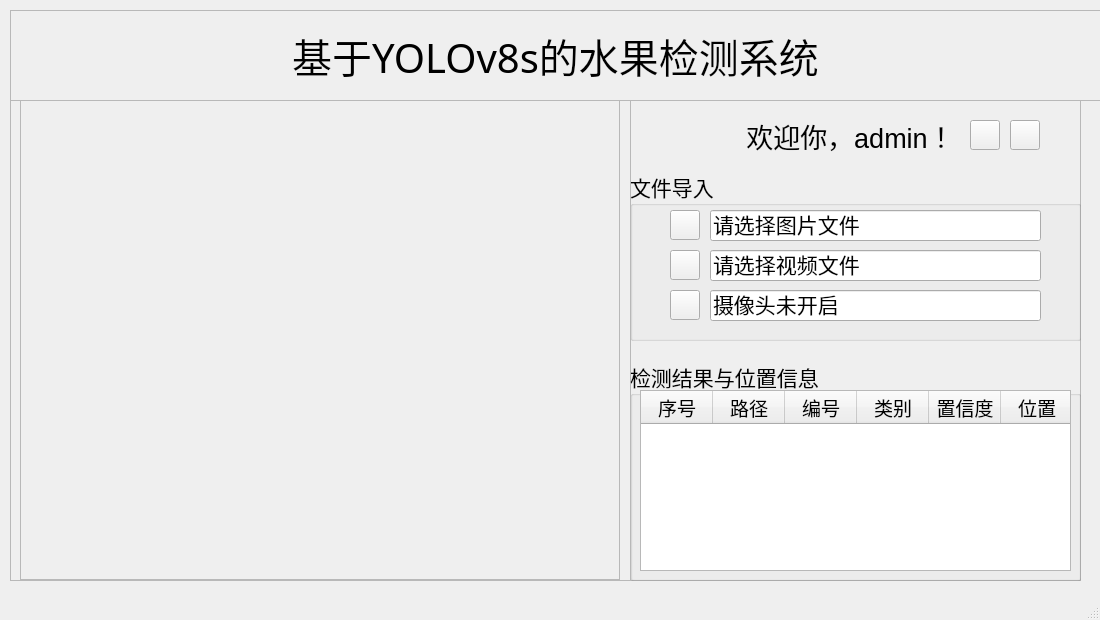
<?xml version="1.0" encoding="UTF-8"?>
<ui version="4.0">
 <class>MainWindow</class>
 <widget class="QMainWindow" name="MainWindow">
  <property name="geometry">
   <rect>
    <x>0</x>
    <y>0</y>
    <width>1100</width>
    <height>620</height>
   </rect>
  </property>
  <property name="minimumSize">
   <size>
    <width>1100</width>
    <height>620</height>
   </size>
  </property>
  <property name="maximumSize">
   <size>
    <width>1100</width>
    <height>620</height>
   </size>
  </property>
  <property name="windowTitle">
   <string>基于YOLOv8s的水果检测系统</string>
  </property>
  <property name="windowIcon">
   <iconset>
    <normaloff>:/icons/ui_imgs/icons/目标检测.png</normaloff>:/icons/ui_imgs/icons/目标检测.png</iconset>
  </property>
  <widget class="QWidget" name="centralwidget">
   <widget class="QFrame" name="frame">
    <property name="geometry">
     <rect>
      <x>10</x>
      <y>100</y>
      <width>621</width>
      <height>481</height>
     </rect>
    </property>
    <property name="frameShape">
     <enum>QFrame::StyledPanel</enum>
    </property>
    <property name="frameShadow">
     <enum>QFrame::Raised</enum>
    </property>
    <widget class="QFrame" name="frame_2">
     <property name="geometry">
      <rect>
       <x>10</x>
       <y>0</y>
       <width>611</width>
       <height>481</height>
      </rect>
     </property>
     <property name="frameShape">
      <enum>QFrame::StyledPanel</enum>
     </property>
     <property name="frameShadow">
      <enum>QFrame::Raised</enum>
     </property>
     <widget class="QLabel" name="label_show">
      <property name="geometry">
       <rect>
        <x>0</x>
        <y>0</y>
        <width>600</width>
        <height>480</height>
       </rect>
      </property>
      <property name="minimumSize">
       <size>
        <width>600</width>
        <height>480</height>
       </size>
      </property>
      <property name="maximumSize">
       <size>
        <width>600</width>
        <height>480</height>
       </size>
      </property>
      <property name="styleSheet">
       <string notr="true">border-image: url(:/icons/ui_imgs/huoyan.png);</string>
      </property>
      <property name="frameShape">
       <enum>QFrame::StyledPanel</enum>
      </property>
      <property name="text">
       <string/>
      </property>
     </widget>
    </widget>
   </widget>
   <widget class="QFrame" name="frame_4">
    <property name="geometry">
     <rect>
      <x>630</x>
      <y>100</y>
      <width>451</width>
      <height>481</height>
     </rect>
    </property>
    <property name="frameShape">
     <enum>QFrame::StyledPanel</enum>
    </property>
    <property name="frameShadow">
     <enum>QFrame::Raised</enum>
    </property>
    <widget class="QGroupBox" name="groupBox">
     <property name="geometry">
      <rect>
       <x>0</x>
       <y>70</y>
       <width>451</width>
       <height>171</height>
      </rect>
     </property>
     <property name="font">
      <font>
       <family>华文楷体</family>
       <pointsize>16</pointsize>
      </font>
     </property>
     <property name="title">
      <string>文件导入</string>
     </property>
     <widget class="QLineEdit" name="PiclineEdit">
      <property name="geometry">
       <rect>
        <x>80</x>
        <y>40</y>
        <width>331</width>
        <height>31</height>
       </rect>
      </property>
      <property name="inputMask">
       <string/>
      </property>
      <property name="text">
       <string>请选择图片文件</string>
      </property>
      <property name="readOnly">
       <bool>true</bool>
      </property>
      <property name="placeholderText">
       <string/>
      </property>
     </widget>
     <widget class="QLineEdit" name="VideolineEdit">
      <property name="geometry">
       <rect>
        <x>80</x>
        <y>80</y>
        <width>331</width>
        <height>31</height>
       </rect>
      </property>
      <property name="text">
       <string>请选择视频文件</string>
      </property>
      <property name="readOnly">
       <bool>true</bool>
      </property>
      <property name="placeholderText">
       <string/>
      </property>
     </widget>
     <widget class="QPushButton" name="CapBtn">
      <property name="geometry">
       <rect>
        <x>40</x>
        <y>120</y>
        <width>30</width>
        <height>30</height>
       </rect>
      </property>
      <property name="styleSheet">
       <string notr="true">border-image: url(:/icons/icon/camera.png)</string>
      </property>
      <property name="text">
       <string/>
      </property>
     </widget>
     <widget class="QPushButton" name="PicBtn">
      <property name="geometry">
       <rect>
        <x>40</x>
        <y>40</y>
        <width>30</width>
        <height>30</height>
       </rect>
      </property>
      <property name="styleSheet">
       <string notr="true">border-image: url(:/icons/icon/img.png)</string>
      </property>
      <property name="text">
       <string/>
      </property>
      <property name="iconSize">
       <size>
        <width>30</width>
        <height>30</height>
       </size>
      </property>
     </widget>
     <widget class="QPushButton" name="VideoBtn">
      <property name="geometry">
       <rect>
        <x>40</x>
        <y>80</y>
        <width>30</width>
        <height>30</height>
       </rect>
      </property>
      <property name="styleSheet">
       <string notr="true">border-image: url(:/icons/icon/video.png)</string>
      </property>
      <property name="text">
       <string/>
      </property>
     </widget>
     <widget class="QLineEdit" name="CaplineEdit">
      <property name="geometry">
       <rect>
        <x>80</x>
        <y>120</y>
        <width>331</width>
        <height>31</height>
       </rect>
      </property>
      <property name="text">
       <string>摄像头未开启</string>
      </property>
      <property name="readOnly">
       <bool>true</bool>
      </property>
      <property name="placeholderText">
       <string/>
      </property>
     </widget>
    </widget>
    <widget class="QGroupBox" name="groupBox_3">
     <property name="geometry">
      <rect>
       <x>0</x>
       <y>260</y>
       <width>451</width>
       <height>221</height>
      </rect>
     </property>
     <property name="font">
      <font>
       <family>华文楷体</family>
       <pointsize>16</pointsize>
      </font>
     </property>
     <property name="title">
      <string>检测结果与位置信息</string>
     </property>
     <widget class="QTableWidget" name="tableWidget">
      <property name="geometry">
       <rect>
        <x>10</x>
        <y>30</y>
        <width>431</width>
        <height>181</height>
       </rect>
      </property>
      <property name="font">
       <font>
        <family>华文楷体</family>
        <pointsize>14</pointsize>
       </font>
      </property>
      <property name="verticalScrollBarPolicy">
       <enum>Qt::ScrollBarAlwaysOff</enum>
      </property>
      <property name="horizontalScrollBarPolicy">
       <enum>Qt::ScrollBarAlwaysOff</enum>
      </property>
      <property name="alternatingRowColors">
       <bool>true</bool>
      </property>
      <attribute name="horizontalHeaderDefaultSectionSize">
       <number>72</number>
      </attribute>
      <column>
       <property name="text">
        <string>序号</string>
       </property>
      </column>
      <column>
       <property name="text">
        <string>路径</string>
       </property>
      </column>
      <column>
       <property name="text">
        <string>编号</string>
       </property>
      </column>
      <column>
       <property name="text">
        <string>类别</string>
       </property>
      </column>
      <column>
       <property name="text">
        <string>置信度</string>
       </property>
      </column>
      <column>
       <property name="text">
        <string>位置</string>
       </property>
      </column>
     </widget>
    </widget>
    <widget class="QLabel" name="label_welcome">
     <property name="geometry">
      <rect>
       <x>30</x>
       <y>10</y>
       <width>381</width>
       <height>51</height>
      </rect>
     </property>
     <property name="font">
      <font>
       <pointsize>20</pointsize>
      </font>
     </property>
     <property name="text">
      <string>欢迎你，admin！</string>
     </property>
     <property name="alignment">
      <set>Qt::AlignCenter</set>
     </property>
    </widget>
    <widget class="QPushButton" name="UserBtn">
     <property name="geometry">
      <rect>
       <x>340</x>
       <y>20</y>
       <width>30</width>
       <height>30</height>
      </rect>
     </property>
     <property name="styleSheet">
      <string notr="true">border-image: url(:/icons/icon/user.png)</string>
     </property>
     <property name="text">
      <string/>
     </property>
     <property name="iconSize">
      <size>
       <width>30</width>
       <height>30</height>
      </size>
     </property>
    </widget>
    <widget class="QPushButton" name="ExitBtn">
     <property name="geometry">
      <rect>
       <x>380</x>
       <y>20</y>
       <width>30</width>
       <height>30</height>
      </rect>
     </property>
     <property name="styleSheet">
      <string notr="true">border-image: url(:/icons/icon/exit.png)</string>
     </property>
     <property name="text">
      <string/>
     </property>
     <property name="iconSize">
      <size>
       <width>30</width>
       <height>30</height>
      </size>
     </property>
    </widget>
   </widget>
   <widget class="QFrame" name="frame_5">
    <property name="geometry">
     <rect>
      <x>10</x>
      <y>10</y>
      <width>1231</width>
      <height>91</height>
     </rect>
    </property>
    <property name="frameShape">
     <enum>QFrame::StyledPanel</enum>
    </property>
    <property name="frameShadow">
     <enum>QFrame::Raised</enum>
    </property>
    <widget class="QLabel" name="label_3">
     <property name="geometry">
      <rect>
       <x>0</x>
       <y>20</y>
       <width>1091</width>
       <height>51</height>
      </rect>
     </property>
     <property name="font">
      <font>
       <family>华文楷体</family>
       <pointsize>30</pointsize>
      </font>
     </property>
     <property name="text">
      <string>基于YOLOv8s的水果检测系统</string>
     </property>
     <property name="alignment">
      <set>Qt::AlignCenter</set>
     </property>
    </widget>
    <widget class="QLabel" name="label_2">
     <property name="geometry">
      <rect>
       <x>20</x>
       <y>60</y>
       <width>311</width>
       <height>21</height>
      </rect>
     </property>
     <property name="font">
      <font>
       <family>华文楷体</family>
       <pointsize>14</pointsize>
       <underline>true</underline>
      </font>
     </property>
     <property name="text">
      <string/>
     </property>
    </widget>
    <widget class="QLabel" name="label_12">
     <property name="geometry">
      <rect>
       <x>1070</x>
       <y>60</y>
       <width>131</width>
       <height>21</height>
      </rect>
     </property>
     <property name="font">
      <font>
       <family>华文楷体</family>
       <pointsize>14</pointsize>
       <underline>true</underline>
      </font>
     </property>
     <property name="text">
      <string/>
     </property>
    </widget>
   </widget>
  </widget>
  <widget class="QStatusBar" name="statusbar"/>
 </widget>
 <resources>
  <include location="ui_sources.qrc"/>
 </resources>
 <connections/>
</ui>
